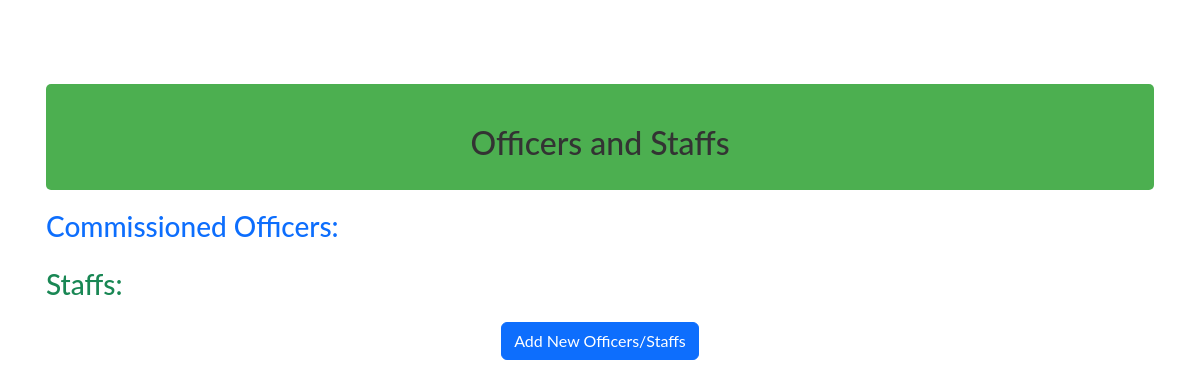
Page /disofficersandstaffs/ on the earlier database version.
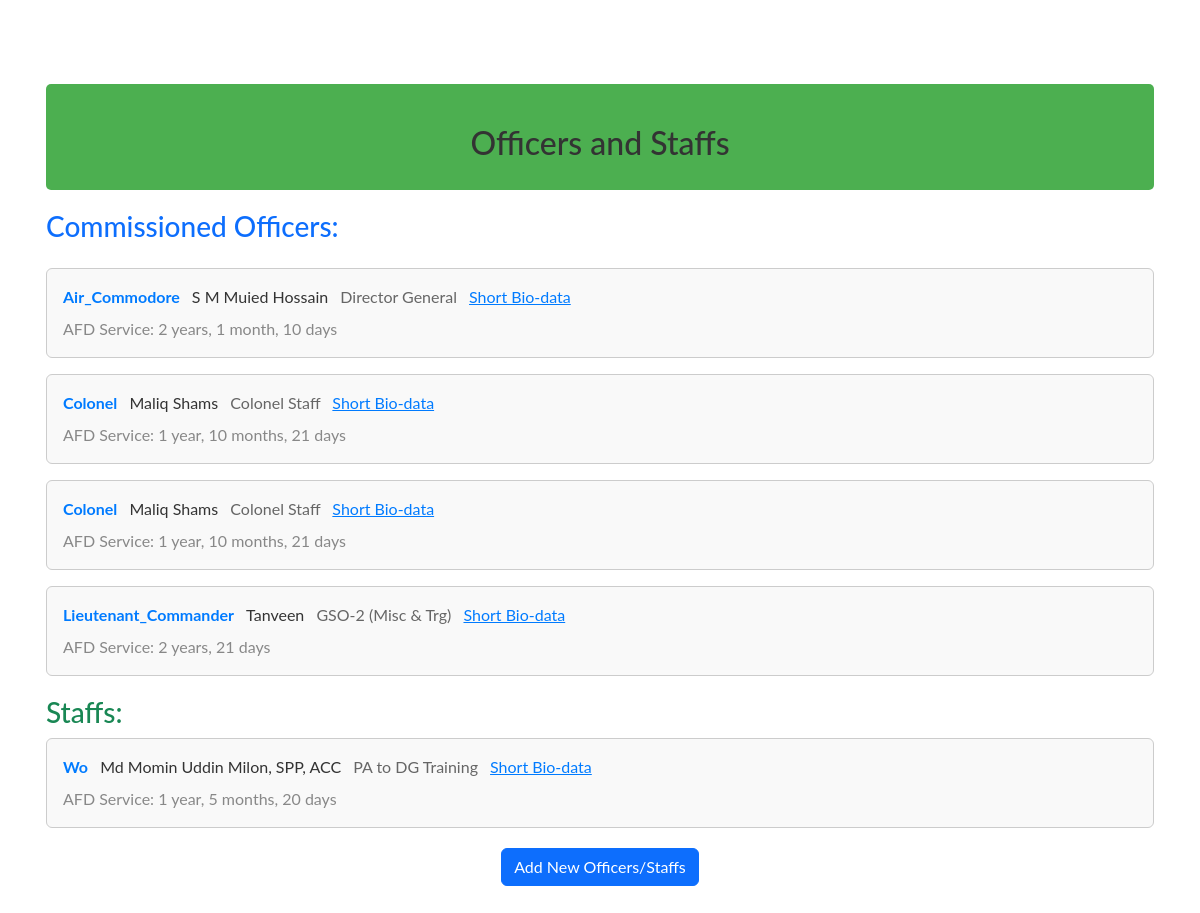
Same page on the later database version.
### myapp/models.py (models this page shows, shortened)
class OfficersandStaffs(models.Model):
    SVC_CHOICES = [
        ("army", "Army"),
        ("navy", "Navy"),
        ("air_force", "Air Force"),
    ]
    RANK_CHOICES = [
        ('sainik', 'Sainik'),
        ('lcpl', 'Lance Corporal'),
        ('cpl', 'Corporal'),
        ('sgt', 'Sergeant'),
        ('wo', 'Warrant Officer'),
        ('swo', 'Senior Warrant Officer'),
        ('mwo', 'Master Warrant Officer'),
        ('cadet', 'Cadet Officer'),
        ('2_lt', '2 Lieutenant'),
        ('lt', 'Lieutenant'),
        ('capt', 'Captain'),
        ('major', 'Major'),
        ('lieutenant_colonel', 'Lieutenant Colonel'),
        ('colonel', 'Colonel'),
        ('brigadier', 'Brigadier General'),
        ('major_general', 'Major General'),
        ('lieutenant_general', 'Lieutenant General'),
        ('general', 'General'),
        ('2_lt_afns', '2 Lieutenant AFNS'),
        ('lt_afns', 'Lieutenant AFNS'),
        ('capt_afns', 'Captain AFNS'),
        ('major_afns', 'Major AFNS'),
        ('lieutenant_colonel_afns', 'Lieutenant Colonel AFNS'),
        ('sailor', 'Sailor'),
        ('leading_seaman', 'Leading Seaman'),
        ('petty_officer', 'Petty Officer'),
        ('chief_petty_officer', 'Chief Petty Officer'),
        ('sub_lieutenant', 'Sub Lieutenant'),
        ('lieutenant_commander', 'Lieutenant Commander'),
        ('commander', 'Commander'),
        ('captain_navy', 'Captain'),
        ('rear_admiral', 'Rear Admiral'),
        ('vice_admiral', 'Vice Admiral'),
        ('admiral', 'Admiral'),
        ('airman', 'Airman'),
        ('corporal', 'Corporal'),
        ('sergeant', 'Sergeant'),
        ('flight_sergeant', 'Flight Sergeant'),
        ('warrant_officer', 'Warrant Officer'),
        ('pilot_officer', 'Pilot Officer'),
        ('flying_officer', 'Flying Officer'),
        ('flight_lieutenant', 'Flight Lieutenant'),
        ('squadron_leader', 'Squadron Leader'),
        ('wing_commander', 'Wing Commander'),
        ('group_captain', 'Group Captain'),
        ('air_commodore', 'Air Commodore'),
        ('air_vice_marshal', 'Air Vice Marshal'),
        ('air_marshal', 'Air Marshal'),
        ('air_chief_marshal', 'Air Chief Marshal'),
        ('civilian', 'Civilian'),
    ]
    SERVICE_STATUS_CHOICES = [
        ("commissioned_officer", "Commissioned Officer"),
        ("jco", "JCO"),
        ("other_rank", "Other Rank"),
        ("civilian", "Civilian"),
    ]
    service_number = models.CharField(max_length=50)
    rank = models.CharField(max_length=30, choices=RANK_CHOICES)
    name = models.CharField(max_length=100)
    designation = models.CharField(max_length=100)
    service = models.CharField(max_length=20, choices=SVC_CHOICES)
    staffstatus = models.CharField(max_length=50, choices=SERVICE_STATUS_CHOICES)
    dateofjoin = models.DateField()
    dateofpostedout =  models.DateField(null=True, blank=True)
    def afdservice(self):
        if self.dateofpostedout:
            delta = self.dateofpostedout - self.dateofjoin
        else:
            delta = datetime.now().date() - self.dateofjoin
        years = delta.days // 365
        months = (delta.days % 365) // 30
        days = (delta.days % 365) % 30
        return years, months, days
    @property
    def afdservice_display(self):
        years, months, days = self.afdservice()
        result = ""
        if years:
            result += f"{years} year{'s' if years > 1 else ''}"
        if months:
            result += f", {months} month{'s' if months > 1 else ''}"
        if days:
            result += f", {days} day{'s' if days > 1 else ''}"
        return result.strip()

### myapp/views.py (the view)
# urls.py: path('disofficersandstaffs/', views.disofficersandstaffs, name='disofficersandstaffs'),
def disofficersandstaffs(request):
    officers_and_staffs = OfficersandStaffs.objects.all()
    commissioned_officers = officers_and_staffs.filter(staffstatus='commissioned_officer')
    other_staffs = officers_and_staffs.exclude(staffstatus='commissioned_officer')
    return render(request, 'disofficersandstaffs.html', {'commissioned_officers': commissioned_officers, 'other_staffs': other_staffs})

### templates/disofficersandstaffs.html (shortened to what this page needs)
{% extends 'base.html' %}
{% block content %}
<div class="container mt-5 p-3">
    <div class="header">
        <h2>Officers and Staffs</h2>
    </div>
    <div class="commissioned-officers">
        <h3 class="text-primary mb-4">Commissioned Officers:</h3>
        <ol class="officers-list">
            {% for officer_staff in commissioned_officers %}
            <li class="officer p-3 mb-3 rounded">
                <div class="officer-details">
                    <span class="rank">{{ officer_staff.rank|title }}</span>
                    <span class="name ms-2">{{ officer_staff.name }}</span>
                    <span class="designation ms-2">{{ officer_staff.designation }}</span>
                    <a href="#" class="short-bio-data ms-2">Short Bio-data</a>
                </div>
                <div class="afd-service mt-2">AFD Service: {{ officer_staff.afdservice_display }}</div>
            </li>
            {% endfor %}
        </ol>
    </div>
    <div class="other-staffs">
        <h3 class="text-success">Staffs:</h3>
        <ol class="staffs-list">
            {% for officer_staff in other_staffs %}
            <li class="staff p-3 mb-3 rounded">
                <div class="staff-details">
                    <span class="rank">{{ officer_staff.rank|title }}</span>
                    <span class="name ms-2">{{ officer_staff.name }}</span>
                    <span class="designation ms-2">{{ officer_staff.designation }}</span>
                    <a href="#" class="short-bio-data ms-2">Short Bio-data</a>
                </div>
                <div class="afd-service mt-2">AFD Service: {{ officer_staff.afdservice_display }}</div>
            </li>
            {% endfor %}
        </ol>
    </div>
    <div class="data-entry-button">
        <a href="{% url 'crofficersandstaffs' %}" class="btn btn-primary">Add New Officers/Staffs</a>
    </div>
</div>
{% endblock %}

### templates/base.html (shortened to what this page needs)
<!DOCTYPE html>
<html lang="en">
<head>
  {% load static %}
  <link rel="stylesheet" href="https://cdn.jsdelivr.net/npm/bootstrap-icons@1.11.3/font/bootstrap-icons.min.css">
  <link rel="stylesheet" type="text/css" href="https://cdn.datatables.net/v/bs4/dt-1.11.5/datatables.min.css"/>
  <link rel="stylesheet" type="text/css" href="https://cdn.datatables.net/buttons/2.1.1/css/buttons.dataTables.min.css">
  {% load bootstrap5 %}
  {% bootstrap_css %}
</head>
<body>
  <div class="content">
    {% block content %}
    {% endblock %}
  </div>
</body>
</html>

### templates/base.html (style rules this page uses)
body { background-image: none; background-size: auto; padding-top: 20px; font-family: "Lato", sans-serif; margin: 0; margin-bottom: 20px; box-sizing: border-box; }

### templates/disofficersandstaffs.html (style rules this page uses)
.container { margin-top: 20px; }
h2 { text-align: center; margin-top: 20px; color: #333; }
.header { background-color: #4CAF50; color: white; border-radius: 5px; padding: 20px; margin-bottom: 20px; }
.commissioned-officers, .other-staffs { margin-bottom: 20px; }
.officers-list, .staffs-list { list-style-type: none; padding: 0; }
.officer, .staff { border: 1px solid #ccc; border-radius: 5px; padding: 10px; margin-bottom: 10px; background-color: #f9f9f9; }
.rank { font-weight: bold; color: #007bff; }
.name { margin-left: 10px; color: #333; }
.designation { margin-left: 10px; color: #666; }
.afd-service { margin-top: 10px; color: #888; }
.short-bio-data { color: #007bff; text-decoration: underline; cursor: pointer; }
.data-entry-button { text-align: center; margin-top: 20px; }

Differences in the rows shown:
added OfficersandStaffs: rank "Air_Commodore", name "S M Muied Hossain", designation "Director General", afdservice_display "2 years, 1 month, 10 days", shown under "Commissioned Officers:"
added OfficersandStaffs: rank "Colonel", name "Maliq Shams", designation "Colonel Staff", afdservice_display "1 year, 10 months, 21 days", shown under "Commissioned Officers:"
added OfficersandStaffs: rank "Colonel", name "Maliq Shams", designation "Colonel Staff", afdservice_display "1 year, 10 months, 21 days", shown under "Commissioned Officers:"
added OfficersandStaffs: rank "Lieutenant_Commander", name "Tanveen", designation "GSO-2 (Misc & Trg)", afdservice_display "2 years, 21 days", shown under "Commissioned Officers:"
added OfficersandStaffs: rank "Wo", name "Md Momin Uddin Milon, SPP, ACC", designation "PA to DG Training", afdservice_display "1 year, 5 months, 20 days", shown under "Staffs:"
